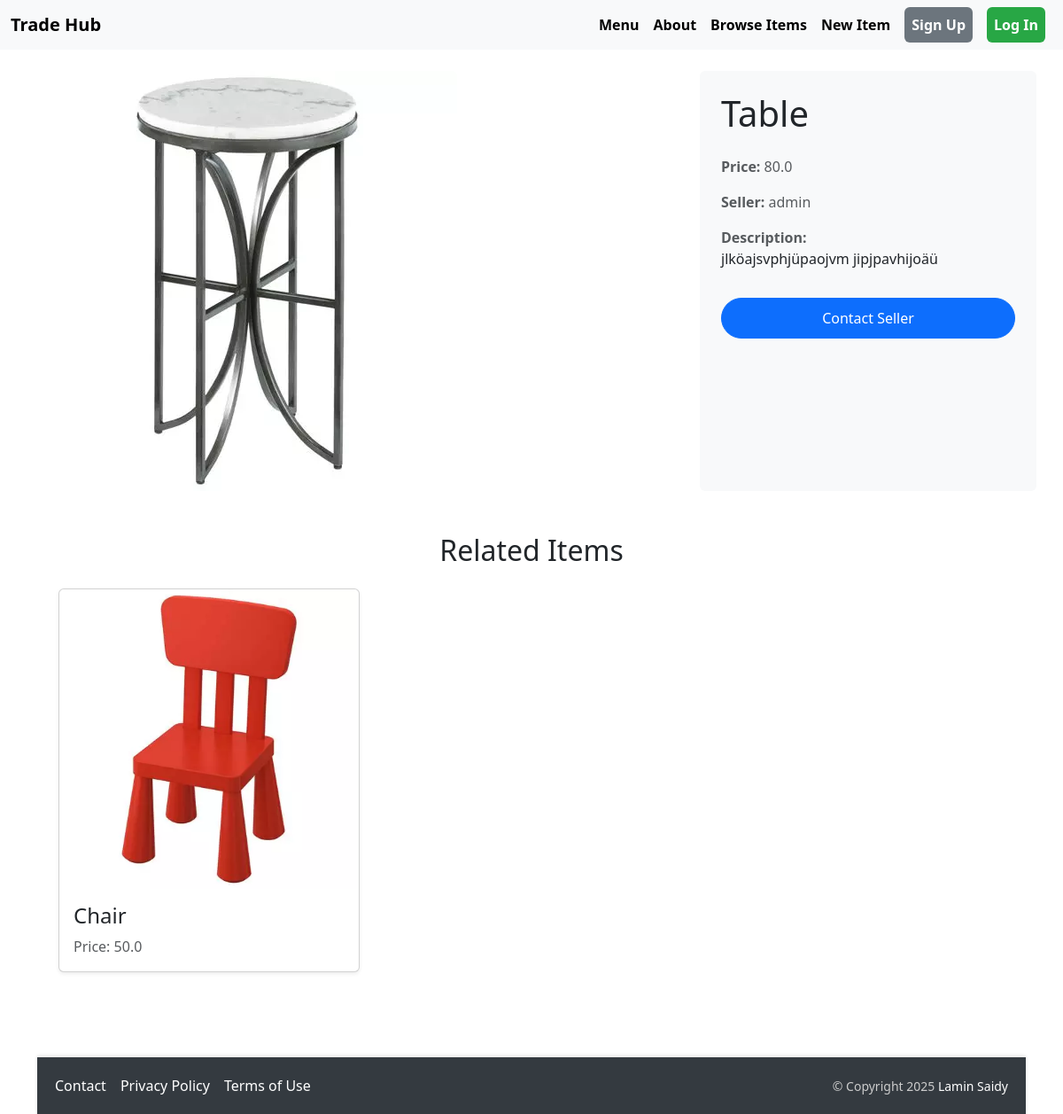
The page /items/detail/3/ on the database its author committed.
### item/models.py (models this page shows, shortened)
class Item(models.Model):
    category = models.ForeignKey(Category, related_name='items', on_delete=models.CASCADE)
    name = models.CharField(max_length=255)
    description = models.TextField(blank=True, null=True)
    price = models.FloatField()
    image = models.ImageField(upload_to='item_images', blank=True, null=True)
    is_sold = models.BooleanField(default=False)
    created_by = models.ForeignKey(User, related_name='items', on_delete=models.CASCADE)
    created_at = models.DateTimeField(auto_now_add=True)

### item/views.py (the view)
# urls.py: path('detail/<int:pk>/', views.detail, name='detail'),
def detail(request, pk):
    item = get_object_or_404(Item, pk=pk)
    related_items = Item.objects.filter(category=item.category, is_sold=False).exclude(pk=pk)[0:3]
    return render(request, 'item/detail.html', {
        'item': item,
        'related_items': related_items
    })

### item/templates/item/detail.html (shortened to what this page needs)
{% extends 'products/base.html' %}
{% load static %}
{% block content %}
<div class="row g-4">
    <div class="col-md-8">
        {% if item.image %}
            <img
              src="{{ item.image.url }}"
              class="img-fluid rounded"
              alt="{{ item.name }}"
              onerror="this.onerror=null; this.src='{% static 'images/default-image.jpg' %}'"
            />
        {% else %}
            <div class="bg-light d-flex align-items-center justify-content-center rounded" style="height: 300px;">
                <p class="text-muted">No image available</p>
            </div>
        {% endif %}
    </div>
    <div class="col-md-4 p-4 bg-light rounded">
        <h1 class="mb-4">{{ item.name }}</h1>
        <p class="text-muted"><strong>Price: </strong>{{ item.price }}</p>
        <p class="text-muted"><strong>Seller: </strong>{{ item.created_by.username }}</p>
        {% if item.description %}
            <p class="text-dark">
                <strong class="text-muted">Description:</strong><br>
                {{ item.description }}
            </p>
        {% endif %}
        {% if request.user != item.created_by %}
            <a href="{% url 'conversation:new' item.id %}" class="btn btn-primary contact-seller-btn w-100 mt-3">
                Contact Seller
            </a>
        {% endif %}
    </div>
</div>
<div class="mt-6 px-4 py-5 section-bg">
    <h2 class="mb-4 text-center section-title">Related Items</h2>
    <div class="row row-cols-1 row-cols-md-3 g-4">
        {% for related_item in related_items %}
        <div class="col">
            <a href="{% url 'item:detail' related_item.id %}" class="text-decoration-none text-reset">
                <div class="card h-100 shadow-sm">
                    {% if related_item.image %}
                        <img
                            src="{{ related_item.image.url }}"
                            class="card-img-top rounded-top-3"
                            alt="{{ related_item.name }}"
                            onerror="this.onerror=null; this.src='{% static 'images/default-image.jpg' %}'"
                        />
                    {% else %}
                        <div class="card-img-top rounded-top-3 bg-light d-flex align-items-center justify-content-center" style="height: 200px;">
                            <p class="text-muted">No image available</p>
                        </div>
                    {% endif %}
                    <div class="card-body">
                        <h2 class="card-title h4">{{ related_item.name }}</h2>
                        <p class="card-text text-muted">Price: {{ related_item.price }}</p>
                </div>
            </a>
        </div>
        {% empty %}
        <div class="col-12 text-center">
            <p class="text-muted">No related items found.</p>
        </div>
        {% endfor %}
    </div>
</div>
{% endblock %}

### products/templates/products/base.html (style rules this page uses)
html, body { height: 100%; margin: 0; }

### item/templates/item/detail.html (style rules this page uses)
.contact-seller-btn { border-radius: 25px; padding: 10px 20px; font-size: 1rem; transition: all 0.3s ease; }

### rows shown on the page
Item: image (picture), name "Table", price "80.0", created_by.username "admin", description "jlköajsvphjüpaojvm jipjpavhijoäü"
Item: image (picture), name "Chair", price "50.0"
